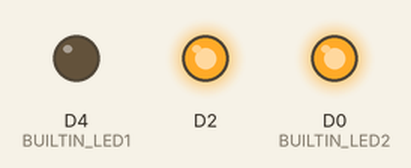
This sketch was run on a simulated ESP8266 (NodeMCU). On the bench: output pins drawn as LEDs (lit = HIGH).

Above: at 7.5 s.
At 22.5 s:
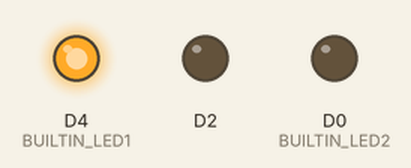
Timing chart, 0 to 39.0 s (numbered marks = the images above):
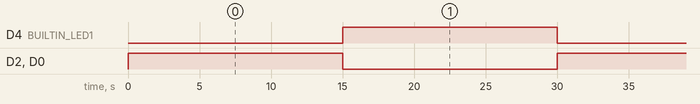

Measured:
- by itself, D4 (BUILTIN_LED1), D2, D0 (BUILTIN_LED2): alternates HIGH for 15.0 s and LOW for 15.0 s

The sketch:

RELAY_v0.1.ino
```cpp
const short int BUILTIN_LED1 = 2; //GPIO2
const short int BUILTIN_LED2 = 16; //GPIO16


void setup() {

  pinMode(BUILTIN_LED1, OUTPUT); // Initialize the BUILTIN_LED1 pin as an output
  pinMode(BUILTIN_LED2, OUTPUT); // Initialize the BUILTIN_LED2 pin as an output

  pinMode(D2, OUTPUT); // Initialize the BUILTIN_LED2 pin as an output

}

void loop() {

  digitalWrite(BUILTIN_LED1, LOW);
  digitalWrite(BUILTIN_LED2, HIGH);
  digitalWrite(D2, HIGH);
  delay(15000);

  digitalWrite(BUILTIN_LED1, HIGH);
  digitalWrite(BUILTIN_LED2, LOW);
  digitalWrite(D2, LOW);
  delay(15000);


}
```
